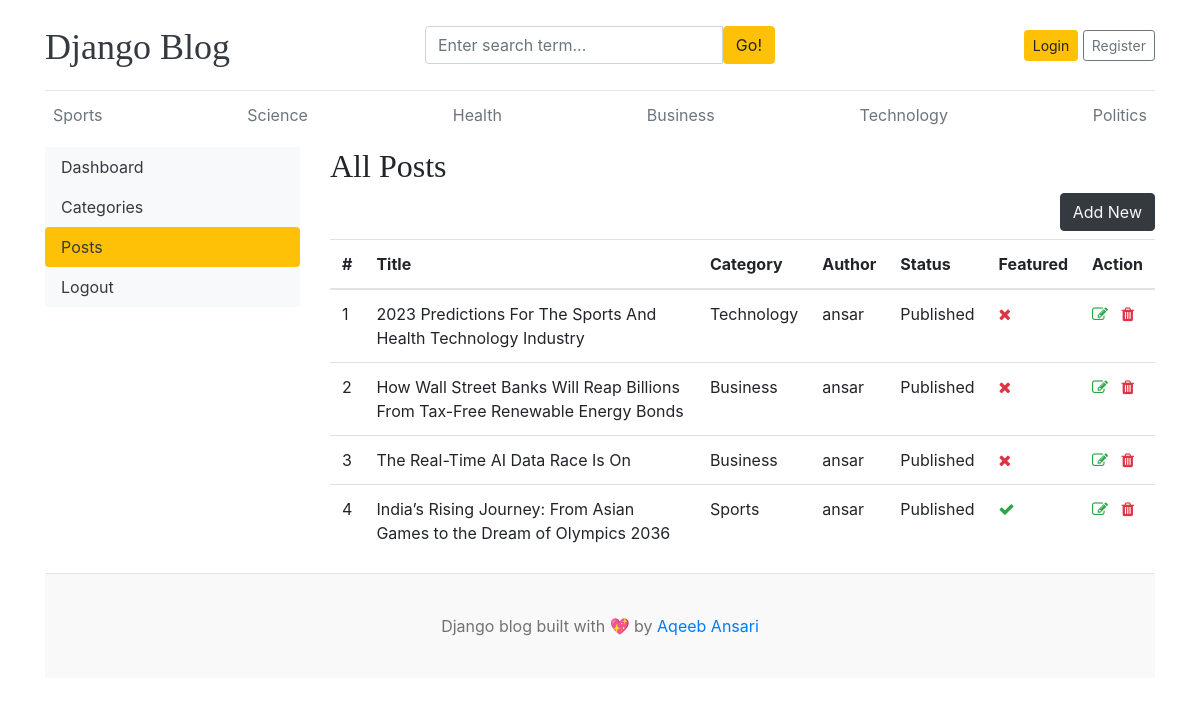
The app's page /dashboard/posts/ with its own data.
### blogs/models.py (models this page shows, shortened)
class Category(models.Model):
    category_name=models.CharField(max_length=50, unique=True)
    created_at=models.DateTimeField(auto_now_add=True)
    updated_at=models.DateTimeField(auto_now=True)
    class Meta:
        verbose_name_plural = 'categories'
    def __str__(self):
        return self.category_name

class Blog(models.Model):
    title = models.CharField(max_length=100)
    slug = models.SlugField(max_length=150, unique=True, blank=True)
    category = models.ForeignKey(Category, on_delete=models.CASCADE)
    author = models.ForeignKey(User, on_delete=models.CASCADE)
    featured_image = models.ImageField(upload_to='uploads/%Y/%m/%d')
    short_description = models.TextField(max_length=500)
    blog_body = models.TextField(max_length=2000)
    status = models.CharField(max_length=20,choices=STATUS_CHOICES, default="Draft")
    is_featured = models.BooleanField(default=False)
    created_at = models.DateTimeField(auto_now_add=True)
    updated_at = models.DateTimeField(auto_now=True)

### dashboards/views.py (the view)
# urls.py: path('posts/',views.posts ,name='posts'),
def posts(request):
    posts=Blog.objects.all()
    context={
        'posts':posts,
    }
    return render(request, 'dashboard/posts.html',context)

### blogs/context_processors.py (called while the page is built)
def get_categories(request):
    categories=Category.objects.all().order_by('updated_at')
    return dict(categories=categories)
    return {
        'categories' : Category.objects.all()
    }

def get_social_links(request):
    social_links=SocialLink.objects.all()
    return dict(social_links=social_links)

### templates/dashboard/posts.html (shortened to what this page needs)
{% extends 'base.html' %}
{% block content %}
<div class="row">
    {% include 'dashboard/sidebar.html' %}
    <div class="col-md-9">
        <h2>All Posts</h2>
        <a href="{% url 'add_post' %}" class="btn btn-dark text-light float-right mb-2"> Add New</a>
        <table class="table table-hover">
  <thead>
    <tr>
      <th>#</th>
      <th>Title</th>
      <th>Category</th>
      <th>Author</th>
      <th>Status</th>
      <th>Featured</th>
      <th>Action</th>
    </tr>
  </thead>
  <tbody>
    {% for post in posts %}
    <tr>
      <td>{{ forloop.counter }}</td>
      <td>{{ post.title }}</td>
      <td>{{ post.category }}</td>
      <td>{{ post.author }}</td>
      <td>{{post.status}}</td>
      <td>{% if post.is_featured %}<i class="fa fa-check text-success"></i>{% else %}<i class="fa fa-times text-danger"></i>{% endif %}</td>
      <td>
        <a href="{% url 'edit_post' post.id %}"><i class="fa fa-edit text-success"></i></a>
        <a href="{% url 'delete_post' post.id %}"><i class="fa fa-trash text-danger"></i></a>
      </td>
    </tr>
     {%endfor%}
  </tbody>
</table>
    </div>
</div>
{%endblock%}

### templates/base.html (shortened to what this page needs)
{%load static%}
<!DOCTYPE html>
<html lang="en">
<head>
    <link href="https://getbootstrap.com/docs/4.0/dist/css/bootstrap.min.css" rel="stylesheet">
    <link href="{% static 'css/blog.css' %}" rel="stylesheet">
    <link rel="stylesheet" href="https://cdnjs.cloudflare.com/ajax/libs/font-awesome/4.7.0/css/font-awesome.min.css">
  </head>
<body>
    <div class="container">
      <header class="blog-header py-3">
        <div class="row flex-nowrap justify-content-between align-items-center">
          <div class="col-4 pt-1">
            <a class="blog-header-logo text-dark" href="/">Django Blog</a>
          </div>
          <div class="col-4">
            <form action="{% url 'search' %}" method="GET">
              <div class="input-group">
                        <input class="form-control" type="text" name="keyword" value="{{keyword}}" placeholder="Enter search term..." aria-label="Enter search term..." aria-describedby="button-search" />
                        <button type="submit" class="btn btn-warning" id="button-search" type="button">Go!</button>
                    </div>
            </form>
          </div>
          <div class="col-4 d-flex justify-content-end align-items-center">
            {%if not user.is_authenticated %}
            <a class="btn btn-sm btn-warning" href="{% url 'login' %}">Login</a> &nbsp;
            <a class="btn btn-sm btn-outline-secondary" href="{% url 'register' %}">Register</a>
            {% else %}
            <span><a href="{% url 'dashboard' %}">Dashboard</a></span>
            &emsp;
            <span><a href="{% url 'logout' %}">Logout</a></span>
            {%endif%}
          </div>
        </div>
      </header>
      <div class="nav-scroller py-1 mb-2">
        <nav class="nav d-flex justify-content-between">
            {% for cat in categories%}
          <a class="p-2 text-muted" href="{% url 'posts_by_category' cat.id %}">{{cat.category_name}}</a>
          {%endfor%}
        </nav>
      </div>
{%block content%}
{%endblock%}
<footer class="blog-footer">
  <p>Django blog built with &#128150;  by <a href="#">Aqeeb Ansari</a></p>
</footer>
</body>
</html>

### blog_main/static/css/blog.css (style rules this page uses)
.blog-header { border-bottom: 1px solid #e5e5e5; }
.blog-header-logo { font-family: "Playfair Display", Georgia, "Times New Roman", serif; font-size: 2.25rem; }
h1, h2, h3, h4, h5, h6 { font-family: "Playfair Display", Georgia, "Times New Roman", serif; }
.blog-footer { padding: 2.5rem 0; color: #727272; text-align: center; background-color: #f9f9f9; border-top: .05rem solid #e5e5e5; }
.blog-footer p:last-child { margin-bottom: 0; }

### records on screen
Category: category_name "Sports"
Category: category_name "Science"
Category: category_name "Health"
Category: category_name "Business"
Category: category_name "Technology"
Category: category_name "Politics"
Blog: title "2023 Predictions For The Sports And Health Technology Industry", category "Technology", author "ansar", status "Published", is_featured False (drawn)
Blog: title "How Wall Street Banks Will Reap Billions From Tax-Free Renewable Energy Bonds", category "Business", author "ansar", status "Published", is_featured False (drawn)
Blog: title "The Real-Time AI Data Race Is On", category "Business", author "ansar", status "Published", is_featured False (drawn)
Blog: title "India’s Rising Journey: From Asian Games to the Dream of Olympics 2036", category "Sports", author "ansar", status "Published", is_featured True (drawn)
